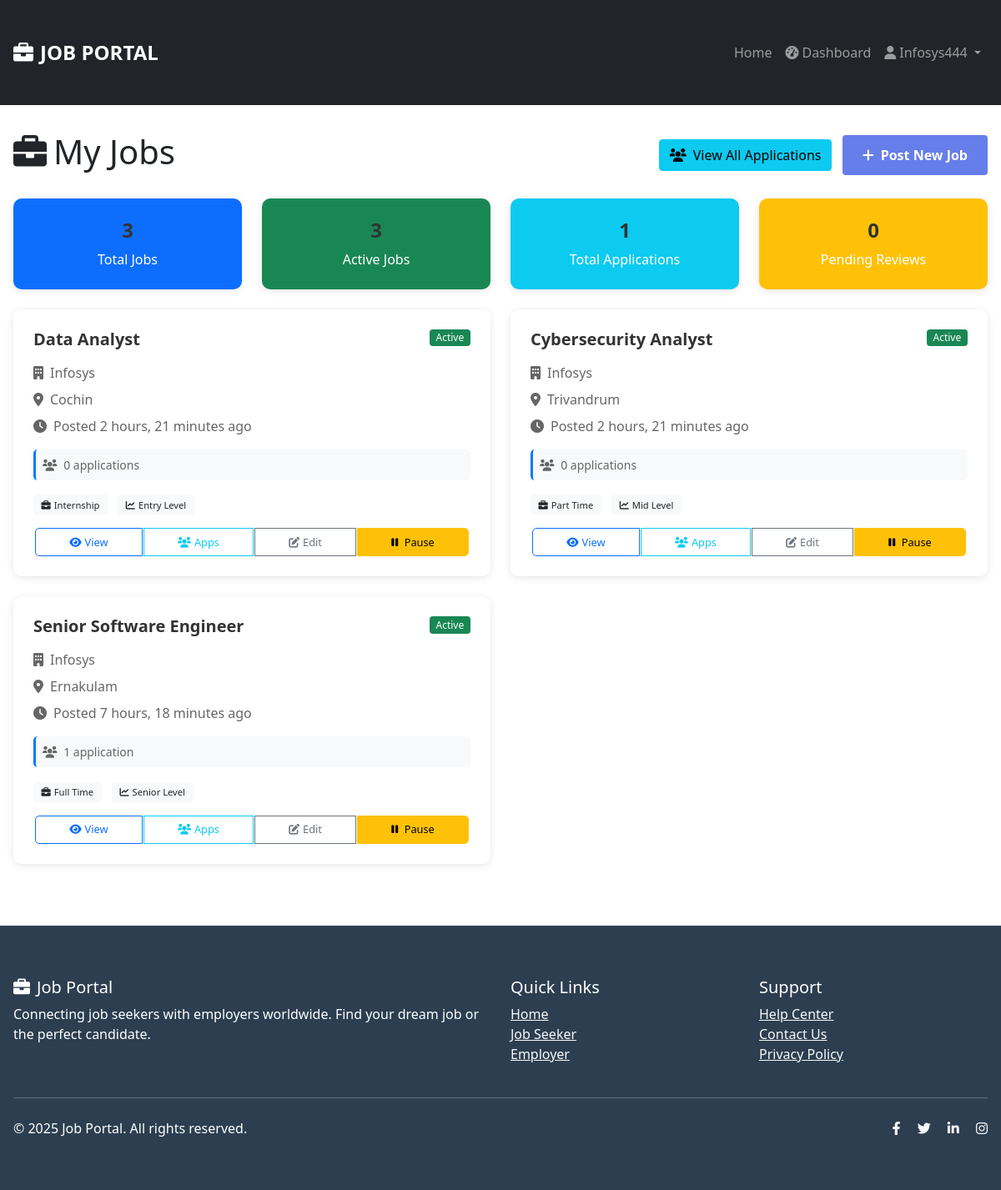
The app's page /jobs/my-jobs/ (signed in) with its own data.
### jobs/models.py (models this page shows, shortened)
class Job(models.Model):
    JOB_TYPE_CHOICES = (
        ('full_time', 'Full Time'),
        ('part_time', 'Part Time'),
        ('contract', 'Contract'),
        ('internship', 'Internship'),
        ('remote', 'Remote'),
    )
    EXPERIENCE_LEVEL_CHOICES = (
        ('entry', 'Entry Level'),
        ('mid', 'Mid Level'),
        ('senior', 'Senior Level'),
    )
    employer = models.ForeignKey('users.Employer', on_delete=models.CASCADE)  # Use string reference
    title = models.CharField(max_length=200)
    department = models.CharField(max_length=100)
    location = models.CharField(max_length=100)
    job_type = models.CharField(max_length=20, choices=JOB_TYPE_CHOICES)
    experience_level = models.CharField(max_length=20, choices=EXPERIENCE_LEVEL_CHOICES)
    salary = models.CharField(max_length=100, blank=True)
    description = models.TextField()
    requirements = models.TextField()
    is_active = models.BooleanField(default=True)
    created_at = models.DateTimeField(auto_now_add=True)
    class Meta:
        ordering = ['-created_at']

### users/models.py (models this page shows, shortened)
class Employer(models.Model):
    user = models.OneToOneField(User, on_delete=models.CASCADE)
    company_name = models.CharField(max_length=100)
    contact_person = models.CharField(max_length=100)
    phone = models.CharField(max_length=15)
    company_address = models.TextField()
    is_verified = models.BooleanField(default=False)
    created_at = models.DateTimeField(default=timezone.now)

### jobs/views.py (the view)
# urls.py: path('my-jobs/', views.my_jobs, name='my_jobs'),
@login_required
def my_jobs(request):
    if not hasattr(request.user, 'employer'):
        messages.error(request, 'Only employers can view their jobs.')
        return redirect('dashboard')
    jobs = Job.objects.filter(employer=request.user.employer).order_by('-created_at')
    total_jobs = jobs.count()
    active_jobs = jobs.filter(is_active=True).count()
    total_applications = 0
    pending_applications = 0
    for job in jobs:
        job.application_count = Application.objects.filter(job=job).count()
        job.pending_count = Application.objects.filter(job=job, status='applied').count()
        total_applications += job.application_count
        pending_applications += job.pending_count
    context = {
        'jobs': jobs,
        'total_jobs': total_jobs,
        'active_jobs': active_jobs,
        'total_applications': total_applications,
        'pending_applications': pending_applications,
    }
    return render(request, 'jobs/my_jobs.html', context)

### templates/jobs/my_jobs.html (shortened to what this page needs)
{% extends 'base.html' %}
{% block content %}
<div class="container">
    <div class="d-flex justify-content-between align-items-center mb-4">
        <h1><i class="fas fa-briefcase me-2"></i>My Jobs</h1>
        <div>
            <a href="{% url 'employer_applications' %}" class="btn btn-info me-2">
                <i class="fas fa-users me-2"></i>View All Applications
            </a>
            <a href="{% url 'post_job' %}" class="btn btn-primary">
                <i class="fas fa-plus me-2"></i>Post New Job
            </a>
        </div>
    </div>
    <div class="row mb-4">
        <div class="col-md-3">
            <div class="card bg-primary text-white">
                <div class="card-body text-center">
                    <h4 class="card-title">{{ total_jobs }}</h4>
                    <p class="card-text">Total Jobs</p>
                </div>
            </div>
        </div>
        <div class="col-md-3">
            <div class="card bg-success text-white">
                <div class="card-body text-center">
                    <h4 class="card-title">{{ active_jobs }}</h4>
                    <p class="card-text">Active Jobs</p>
                </div>
            </div>
        </div>
        <div class="col-md-3">
            <div class="card bg-info text-white">
                <div class="card-body text-center">
                    <h4 class="card-title">{{ total_applications }}</h4>
                    <p class="card-text">Total Applications</p>
                </div>
            </div>
        </div>
        <div class="col-md-3">
            <div class="card bg-warning text-white">
                <div class="card-body text-center">
                    <h4 class="card-title">{{ pending_applications }}</h4>
                    <p class="card-text">Pending Reviews</p>
                </div>
            </div>
        </div>
    </div>
    {% if jobs %}
    <div class="row">
        {% for job in jobs %}
        <div class="col-md-6 mb-4">
            <div class="card h-100">
                <div class="card-body">
                    <div class="d-flex justify-content-between align-items-start mb-3">
                        <h5 class="card-title">{{ job.title }}</h5>
                        <span class="badge {% if job.is_active %}bg-success{% else %}bg-secondary{% endif %}">
                            {% if job.is_active %}Active{% else %}Inactive{% endif %}
                        </span>
                    </div>
                    <p class="card-text text-muted mb-2">
                        <i class="fas fa-building me-2"></i>{{ job.employer.company_name }}
                    </p>
                    <p class="card-text text-muted mb-2">
                        <i class="fas fa-map-marker-alt me-2"></i>{{ job.location }}
                    </p>
                    <p class="card-text text-muted mb-3">
                        <i class="fas fa-clock me-2"></i>Posted {{ job.created_at|timesince }} ago
                    </p>
                    <div class="application-stats mb-3">
                        <div class="d-flex justify-content-between">
                            <small class="text-muted">
                                <i class="fas fa-users me-1"></i>
                                {{ job.application_count }} application{{ job.application_count|pluralize }}
                            </small>
                        </div>
                    </div>
                    <div class="job-meta mb-3">
                        <span class="badge bg-light text-dark me-2">
                            <i class="fas fa-briefcase me-1"></i>{{ job.get_job_type_display }}
                        </span>
                        <span class="badge bg-light text-dark">
                            <i class="fas fa-chart-line me-1"></i>{{ job.get_experience_level_display }}
                        </span>
                    </div>
                    <div class="job-actions">
                        <div class="btn-group w-100" role="group">
                            <a href="{% url 'job_detail' job.id %}" class="btn btn-outline-primary btn-sm" title="View Job">
                                <i class="fas fa-eye me-1"></i>View
                            </a>
                            <a href="{% url 'employer_job_applications' job.id %}" class="btn btn-outline-info btn-sm" title="View Applications">
                                <i class="fas fa-users me-1"></i>Apps
                            </a>
                            <a href="{% url 'edit_job' job.id %}" class="btn btn-outline-secondary btn-sm" title="Edit Job">
                                <i class="fas fa-edit me-1"></i>Edit
                            </a>
                            <a href="{% url 'toggle_job_status' job.id %}" class="btn btn-sm {% if job.is_active %}btn-warning{% else %}btn-success{% endif %}" title="{% if job.is_active %}Pause Job{% else %}Activate Job{% endif %}">
                                <i class="fas {% if job.is_active %}fa-pause{% else %}fa-play{% endif %} me-1"></i>
                                {% if job.is_active %}Pause{% else %}Activate{% endif %}
                            </a>
                        </div>
                    </div>
                </div>
            </div>
        </div>
        {% endfor %}
    </div>
    {% endif %}
</div>
{% endblock %}

### templates/base.html (shortened to what this page needs)
<!DOCTYPE html>
<html lang="en">
<head>
    <link href="https://cdn.jsdelivr.net/npm/bootstrap@5.1.3/dist/css/bootstrap.min.css" rel="stylesheet">
    <link rel="stylesheet" href="https://cdnjs.cloudflare.com/ajax/libs/font-awesome/6.0.0/css/all.min.css">
</head>
<body>
    <nav class="navbar navbar-expand-lg navbar-dark bg-dark">
        <div class="container">
            <a class="navbar-brand" href="{% url 'home' %}">
                <i class="fas fa-briefcase me-2"></i>JOB PORTAL
            </a>
            <div class="collapse navbar-collapse" id="navbarNav">
                <ul class="navbar-nav ms-auto">
                    <li class="nav-item">
                        <a class="nav-link" href="{% url 'home' %}">Home</a>
                    </li>
                    {% if user.is_authenticated %}
                        <li class="nav-item">
                            <a class="nav-link" href="{% url 'dashboard' %}">
                                <i class="fas fa-tachometer-alt me-1"></i>Dashboard
                            </a>
                        </li>
                        <li class="nav-item dropdown">
                            <a class="nav-link dropdown-toggle" href="#" id="navbarDropdown" role="button" data-bs-toggle="dropdown">
                                <i class="fas fa-user me-1"></i>{{ user.username }}
                            </a>
                        </li>
                    {% else %}
                        <li class="nav-item">
                            <a class="nav-link" href="{% url 'login' %}">
                                <i class="fas fa-sign-in-alt me-1"></i>Login
                            </a>
                        </li>
                    {% endif %}
                </ul>
            </div>
        </div>
    </nav>
    <main>
        {% block content %}{% endblock %}
    </main>
    <footer class="footer">
        <div class="container">
            <div class="row">
                <div class="col-md-6">
                    <h5><i class="fas fa-briefcase me-2"></i>Job Portal</h5>
                    <p>Connecting job seekers with employers worldwide. Find your dream job or the perfect candidate.</p>
                </div>
                <div class="col-md-3">
                    <h5>Quick Links</h5>
                    <ul class="list-unstyled">
                        <li><a href="{% url 'home' %}" class="text-light">Home</a></li>
                        <li><a href="{% url 'register_job_seeker' %}" class="text-light">Job Seeker</a></li>
                        <li><a href="{% url 'register_employer' %}" class="text-light">Employer</a></li>
                    </ul>
                </div>
                <div class="col-md-3">
                    <h5>Support</h5>
                    <ul class="list-unstyled">
                        <li><a href="#" class="text-light">Help Center</a></li>
                        <li><a href="#" class="text-light">Contact Us</a></li>
                        <li><a href="#" class="text-light">Privacy Policy</a></li>
                    </ul>
                </div>
            </div>
            <hr class="my-4">
            <div class="row align-items-center">
                <div class="col-md-6">
                    <p class="mb-0">&copy; 2025 Job Portal. All rights reserved.</p>
                </div>
                <div class="col-md-6 text-md-end">
                    <div class="social-links">
                        <a href="#" class="text-light me-3"><i class="fab fa-facebook-f"></i></a>
                        <a href="#" class="text-light me-3"><i class="fab fa-twitter"></i></a>
                        <a href="#" class="text-light me-3"><i class="fab fa-linkedin-in"></i></a>
                        <a href="#" class="text-light"><i class="fab fa-instagram"></i></a>
                    </div>
                </div>
            </div>
        </div>
    </footer>
</body>
</html>

### templates/base.html (style rules this page uses)
.navbar-brand { font-weight: bold; font-size: 1.5rem; }
.footer { background-color: #2c3e50; color: white; padding: 30px 0; margin-top: 50px; }

### templates/jobs/my_jobs.html (style rules this page uses)
.container { max-width: 1200px; margin: 2rem auto; padding: 0 1rem; }
.card { border: none; box-shadow: 0 2px 10px rgba(0,0,0,0.1); border-radius: 10px; transition: transform 0.2s ease; }
.card-body { padding: 1.5rem; }
.card-title { color: #333; font-weight: 600; margin-bottom: 0; }
.badge { font-size: 0.75rem; font-weight: 500; }
.job-meta .badge { font-size: 0.7rem; padding: 0.4rem 0.6rem; }
.application-stats { padding: 0.5rem; background: #f8f9fa; border-radius: 5px; border-left: 3px solid #007bff; }
.btn-group .btn { border-radius: 5px; margin: 0 2px; font-size: 0.8rem; padding: 0.4rem 0.6rem; }
.btn-primary { background: #667eea; border: none; padding: 0.75rem 1.5rem; font-weight: 600; }
.text-muted { color: #666 !important; }
.card.bg-primary, .card.bg-success, .card.bg-info, .card.bg-warning { border: none; border-radius: 10px; }
.card.bg-primary .card-title, .card.bg-success .card-title, .card.bg-info .card-title, .card.bg-warning .card-title { font-size: 1.5rem; margin-bottom: 0.5rem; }

### records on screen
Job: title "Data Analyst", is_active "Active", employer.company_name "Infosys", location "Cochin", created_at "2 hours, 21 minutes", application_count "0", job_type "Internship", experience_level "Entry Level"
Job: title "Cybersecurity Analyst", is_active "Active", employer.company_name "Infosys", location "Trivandrum", created_at "2 hours, 21 minutes", application_count "0", job_type "Part Time", experience_level "Mid Level"
Job: title "Senior Software Engineer", is_active "Active", employer.company_name "Infosys", location "Ernakulam", created_at "7 hours, 18 minutes", application_count "1", job_type "Full Time", experience_level "Senior Level"

### other values on screen
{{ user.username }} "Infosys444"
{{ total_jobs }} "3"
{{ active_jobs }} "3"
{{ total_applications }} "1"
{{ pending_applications }} "0"
